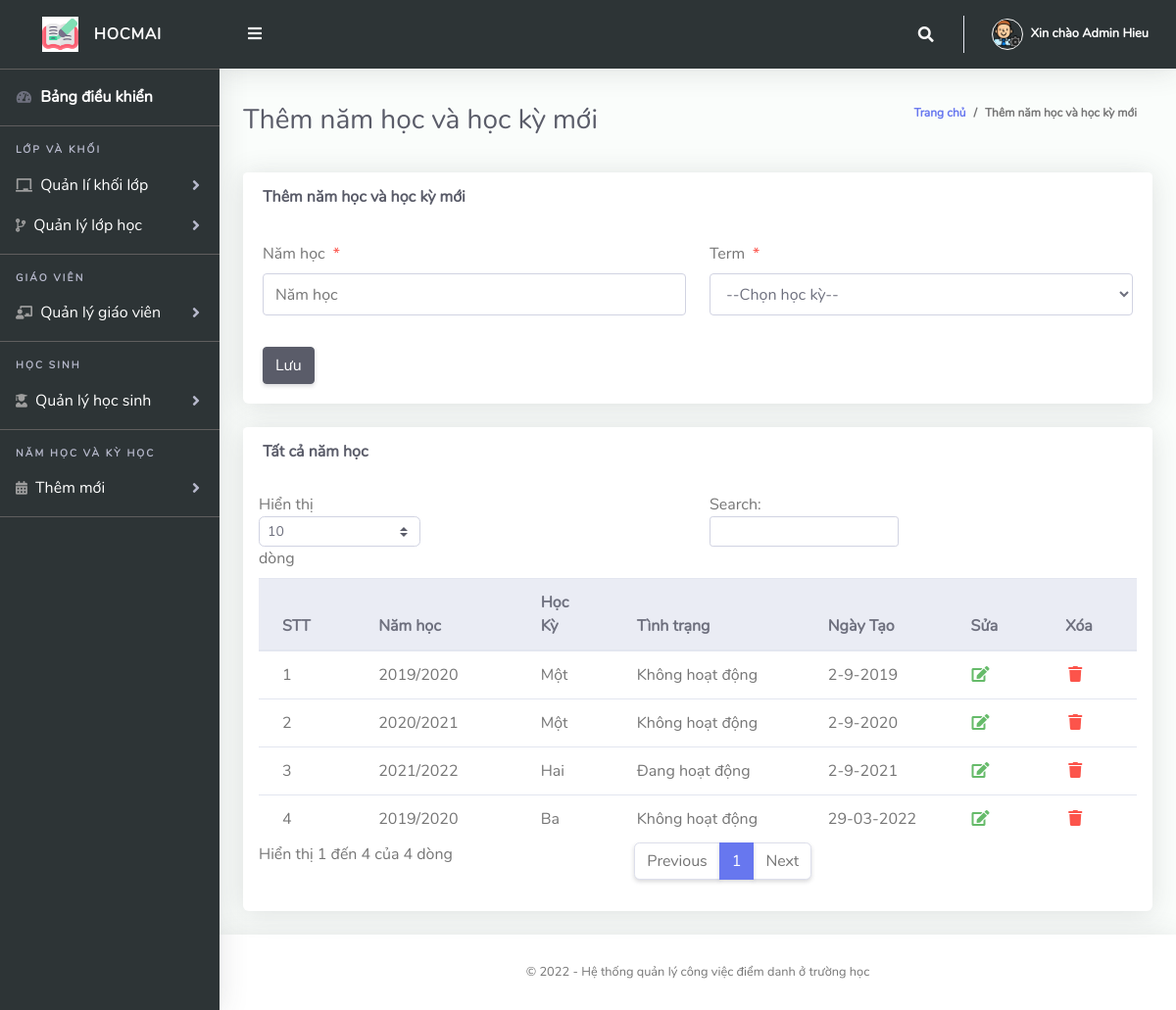
/Admin/namhoc.php (signed in), run on the app's committed database.
### tables this page shows
CREATE TABLE `namhoc` (
  `Id` int(10) NOT NULL,
  `namHoc` varchar(50) NOT NULL,
  `maHocKy` varchar(50) NOT NULL,
  `trangthaiHK` varchar(10) NOT NULL,
  `ngayTao` varchar(50) NOT NULL
);

CREATE TABLE `hocky` (
  `Id` int(10) NOT NULL,
  `tenHK` varchar(20) NOT NULL
);

### Admin/namhoc.php (the view, shortened to what this page needs)
<?php
include '../Includes/dbcon.php';
?>
<!DOCTYPE html>
<html lang="en">
<head>
  <link rel="stylesheet" href="https://cdnjs.cloudflare.com/ajax/libs/font-awesome/5.8.2/css/all.min.css"/>
  <link href="../vendor/bootstrap/css/bootstrap.min.css" rel="stylesheet" type="text/css">
  <link href="css/style.css" rel="stylesheet">
</head>
<body id="page-top">
  <div id="wrapper">
      <?php include "Includes/sidebar.php";?>
    <div id="content-wrapper" class="d-flex flex-column">
      <div id="content">
       <?php include "Includes/topbar.php";?>
        <div class="container-fluid" id="container-wrapper">
          <div class="d-sm-flex align-items-center justify-content-between mb-4">
            <h1 class="h3 mb-0 text-gray-800">Thêm năm học và học kỳ mới</h1>
            <ol class="breadcrumb">
              <li class="breadcrumb-item"><a href="./">Trang chủ</a></li>
              <li class="breadcrumb-item active" aria-current="page">Thêm năm học và học kỳ mới</li>
            </ol>
          </div>
          <div class="row">
            <div class="col-lg-12">
              <div class="card mb-4">
                <div class="card-header py-3 d-flex flex-row align-items-center justify-content-between">
                  <h6 class="m-0 font-weight-bold text-dark">Thêm năm học và học kỳ mới</h6>
                </div>
                <div class="card-body">
                  <form method="post">
                    <div class="form-group row mb-3">
                        <div class="col-xl-6">
                            <label class="form-control-label">Năm học<span class="text-danger ml-2">*</span></label>
                      <input type="text" class="form-control" name="namhoc" value="<?php echo $row['namhoc'];?>" id="exampleInputFirstName" placeholder="Năm học">
                        </div>
                        <div class="col-xl-6">
                            <label class="form-control-label">Term<span class="text-danger ml-2">*</span></label>
                              <?php
                        $qry= "SELECT * FROM hocky ORDER BY id ASC";
                        $result = $conn->query($qry);
                        $num = $result->num_rows;
                        if ($num > 0){
                          echo ' <select required name="maHocKy" class="form-control mb-3">';
                          echo'<option value="">--Chọn học kỳ--</option>';
                                  echo '</select>';
                              }
                            ?>
                        </div>
                    </div>
                      <?php
                    if (isset($Id))
                    {
                    ?>
                    <button type="submit" name="update" class="btn btn-warning">Cập nhật</button>
                    &nbsp;&nbsp;&nbsp;&nbsp;&nbsp;&nbsp;&nbsp;&nbsp;&nbsp;&nbsp;
                    <?php
                    } else {
                    ?>
                    <button type="submit" name="save" class="btn btn-dark">Lưu</button>
                    <?php
                    }
                    ?>
                  </form>
                </div>
              </div>
                 <div class="row">
              <div class="col-lg-12">
              <div class="card mb-4">
                <div class="card-header py-3 d-flex flex-row align-items-center justify-content-between">
                  <h6 class="m-0 font-weight-bold text-dark">Tất cả năm học</h6>
                </div>
                <div class="table-responsive p-3">
                  <table class="table align-items-center table-flush table-hover" id="dataTableHover">
                    <thead class="thead-light">
                      <tr>
                        <th>STT</th>
                        <th>Năm học</th>
                        <th>Học Kỳ</th>
                        <th>Tình trạng</th>
                        <th>Ngày Tạo</th>
                        <th>Sửa</th>
                        <th>Xóa</th>
                      </tr>
                    </thead>
                    <tbody>
                  <?php
                      $query = "SELECT n.Id,n.namHoc,n.trangthaiHK,n.ngayTao,
                      h.tenHK
                      FROM namhoc n
                      INNER JOIN hocky h ON h.Id = n.maHocKy";
                      $rs = $conn->query($query);
                      $num = $rs->num_rows;
                      $sn=0;
                      if($num > 0)
                      {
                        while ($rows = $rs->fetch_assoc())
                          {
                            if($rows['trangthaiHK'] == '1'){$status = "Đang hoạt động";}else{$status = "Không hoạt động";}
                             $sn = $sn + 1;
                            echo"
                              <tr>
                                <td>".$sn."</td>
                                <td>".$rows['namHoc']."</td>
                                <td>".$rows['tenHK']."</td>
                                <td>".$status."</td>
                                <td>".$rows['ngayTao']."</td>
                                <td><a href='?action=edit&Id=".$rows['Id']."'><i class='fas fa-fw fa-edit text-success'></i></a></td>
                                <td><a href='?action=delete&Id=".$rows['Id']."'><i class='fas fa-fw fa-trash text-danger'></i></a></td>
                              </tr>";
                          }
                      }
                      else
                      {
                           echo
                           "<div class='alert alert-danger' role='alert'>
                            Không tìm thấy!
                            </div>";
                      }
                      ?>
                    </tbody>
                  </table>
                </div>
              </div>
            </div>
            </div>
          </div>
        </div>
      </div>
       <?php include "Includes/footer.php";?>
    </div>
  </div>
</body>
</html>

### Admin/Includes/topbar.php (shortened to what this page needs)
<?php
  $query = "SELECT * FROM admin WHERE Id = ".$_SESSION['userId']."";
  $rs = $conn->query($query);
  $rows = $rs->fetch_assoc();
  $fullName = $rows['firstName']." ".$rows['lastName'];
?>
<nav class="navbar navbar-expand navbar-light bg-gradient-primary topbar mb-4 static-top">
          <button id="sidebarToggleTop" class="btn btn-link rounded-circle mr-3">
            <i class="fa fa-bars"></i>
          </button>
          <ul class="navbar-nav ml-auto">
            <li class="nav-item dropdown no-arrow">
              <a class="nav-link dropdown-toggle" href="#" id="searchDropdown" role="button" data-toggle="dropdown"
                aria-haspopup="true" aria-expanded="false">
                <i class="fas fa-search fa-fw"></i>
              </a>
            </li>
            <li class="nav-item dropdown no-arrow">
              <a class="nav-link dropdown-toggle" href="#" id="userDropdown" role="button" data-toggle="dropdown"
                aria-haspopup="true" aria-expanded="false">
                <img class="img-profile rounded-circle" src="img/user-icn.png" style="max-width: 60px">
                <span class="ml-2 d-none d-lg-inline text-white small"><b>Xin chào <?php echo $fullName;?></b></span>
              </a>
            </li>
          </ul>
        </nav>

### Admin/css/style.css (style rules this page uses)
html { position: relative; min-height: 100%; font-family: Nunito }
body { height: 100% }
#wrapper { display: -webkit-box; display: -ms-flexbox; display: flex }
#wrapper #content-wrapper { background-color: #fafdfb; width: 100%; overflow-x: hidden }
#wrapper #content-wrapper #content { -webkit-box-flex: 1; -ms-flex: 1 0 auto; flex: 1 0 auto }
.container, .container-fluid, .container-login { padding-left: 1.5rem; padding-right: 1.5rem }
.bg-gradient-primary { background-color: #2d3436; background-size: cover }
.text-gray-800 { color: #5a5c69 !important }
.dropdown.no-arrow .dropdown-toggle::after { display: none }
.sidebar .nav-item.dropdown .dropdown-toggle::after, .topbar .nav-item.dropdown .dropdown-toggle::after { width: 1rem; text-align: center; float: right; vertical-align: 0; border: 0; font-weight: 900; content: '\f105'; font-family: 'Font Awesome 5 Free' }
.sidebar .nav-item .nav-link, .topbar .nav-item .nav-link { position: relative }
.sidebar .nav-item .nav-link .img-profile, .topbar .nav-item .nav-link .img-profile { height: 2rem; width: 2rem; border: 1px solid #fafafa }
.topbar { height: 4.375rem; z-index: 2; -webkit-box-shadow: 0 .15rem 1.75rem 0 rgba(58, 59, 69, .15) !important; box-shadow: 0 .15rem 1.75rem 0 rgba(58, 59, 69, .15) !important }
.topbar #sidebarToggleTop { height: 2.5rem; width: 2.5rem; -webkit-box-shadow: 0 0 !important; box-shadow: 0 0 !important }
.topbar .nav-item .nav-link { height: 4.375rem; display: -webkit-box; display: -ms-flexbox; display: flex; -webkit-box-align: center; -ms-flex-align: center; align-items: center; padding: 0 .75rem }
.topbar .dropdown { position: static }
@media (min-width:576px) { .topbar .dropdown { position: relative } }
.topbar.navbar-light .navbar-nav .nav-item .nav-link { color: #fafafa; transition: all .3s ease-in-out; -webkit-transition: all .3s ease-in-out }
.breadcrumb { background-color: transparent; font-size: 12px; font-weight: 700 }
.table-flush td, .table-flush th { border-right: 0; border-left: 0 }
.table-flush tbody tr:first-child td, .table-flush tbody tr:first-child th { border-top: 0 }
.table-flush tbody tr:last-child td, .table-flush tbody tr:last-child th { border-bottom: 0 }
.card .table { margin-bottom: 0 }
.card .table td, .card .table th { padding-right: 1.5rem; padding-left: 1.5rem }
.card { -webkit-box-shadow: 0 .15rem 1.75rem 0 rgba(58, 59, 69, .15) !important; box-shadow: 0 .15rem 1.75rem 0 rgba(58, 59, 69, .15) !important }

### data on the page
namhoc: namHoc "2019/2020", hocky.tenHK "Một", trangthaiHK "Không hoạt động", ngayTao "2-9-2019"
namhoc: namHoc "2020/2021", hocky.tenHK "Một", trangthaiHK "Không hoạt động", ngayTao "2-9-2020"
namhoc: namHoc "2021/2022", hocky.tenHK "Hai", trangthaiHK "Đang hoạt động", ngayTao "2-9-2021"
namhoc: namHoc "2019/2020", hocky.tenHK "Ba", trangthaiHK "Không hoạt động", ngayTao "29-03-2022"

### other printed values
$fullName "Admin Hieu"
